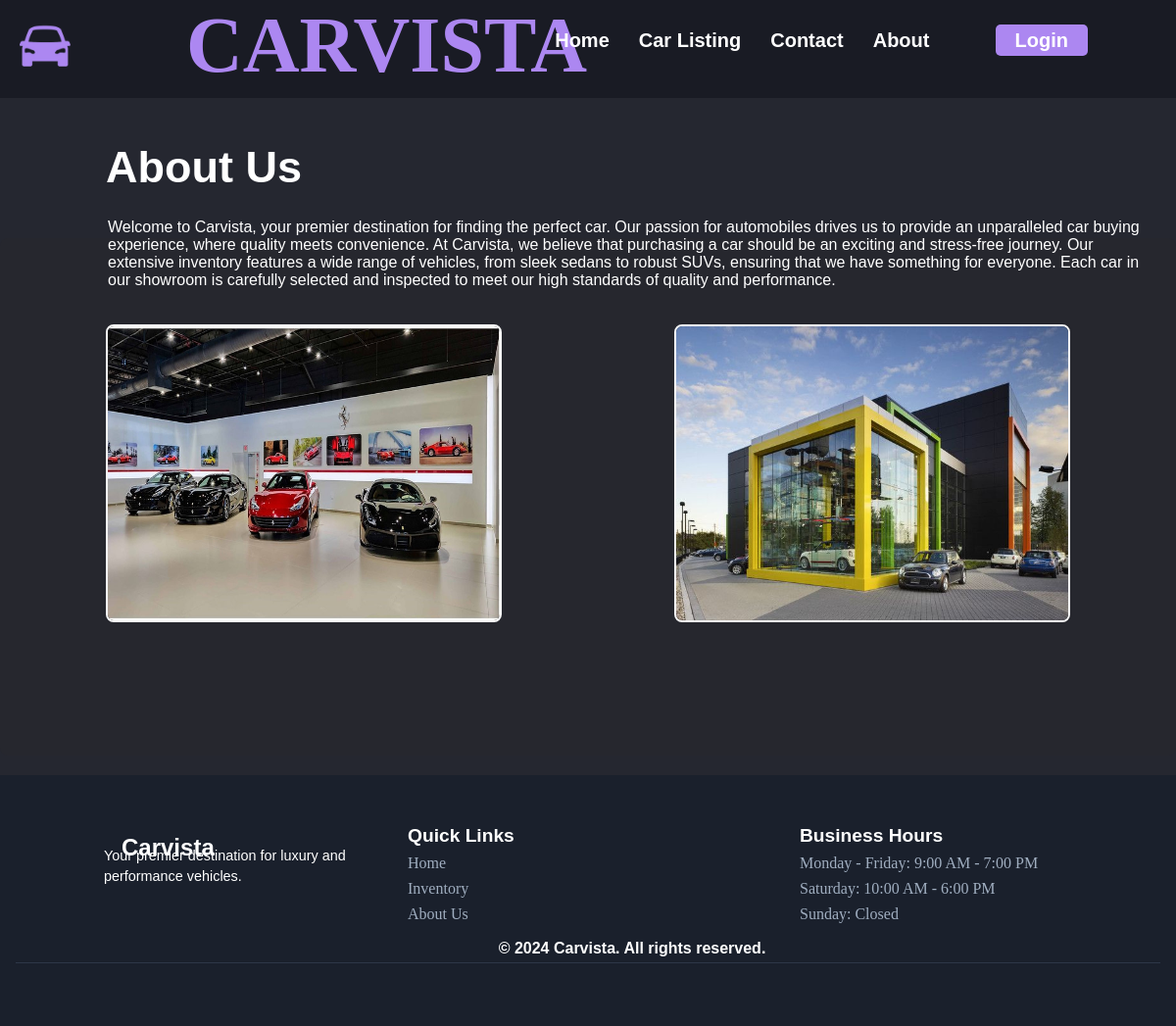
The page /view_about/ on the database its author committed.
### car/models.py (models this page shows, shortened)
class About(models.Model):
    title=models.CharField(max_length=100,null=True)
    des=models.CharField(max_length=100,null=True)
    img1 = models.FileField(null=True)
    img2 = models.FileField(null=True)

### car/views.py (the view)
# urls.py: path('view_about/',view_about,name='view_about'),
def view_about(request):
    data=About.objects.get(id=1)
    d={'data':data}
    return render(request,'view_about.html',d)

### car/templates/view_about.html (shortened to what this page needs)
{% extends 'navigation.html' %}
{% load static %}
{% block content %}
<div class="container-fluid">
    <h2>{{ data.title }}</h2>
</div>
<div class="container content-container">
    <p>Welcome to Carvista, your premier destination for finding the perfect car. Our passion for
      automobiles drives us to provide an unparalleled car buying experience, where quality meets
      convenience.
      At Carvista, we believe that purchasing a car should be an exciting and stress-free journey. Our
      extensive inventory features a wide range of vehicles, from sleek sedans to robust SUVs, ensuring
      that we have something for everyone. Each car in our showroom is carefully selected and inspected to
      meet our high standards of quality and performance.
    </p>
    <div class="image-row">
        <div class="image-container">
            <img src="{{ data.img1.url }}">
        </div>
        <div class="image-container">
            <img src="{{ data.img2.url }}">
        </div>
    </div>
</div>
{% endblock %}

### car/static/styles.css (style rules this page uses)
body { margin:0; padding:0; background-color: #252730; }

### car/templates/view_about.html (style rules this page uses)
.content-container { background-color: #26272E; padding: 20px; border-radius: 8px; }
h2 { margin-left: 100px; padding: 8px; color: white; font-family: 'Poppins', sans-serif; font-size: 45px; }
p { margin-top: -40px; margin-left:90px; color: white; font-family: 'Poppins', sans-serif; }
.image-row { display: flex; justify-content: space-around; margin-bottom: 10%; }
.image-container { margin: 0 10px; }
.image-container img { width: 400px; height: 300px; border-radius: 8px; border: 2px solid #f8f8f8; display: block; margin-top:20px; }

### rows shown on the page
About: title "About Us", img1 (picture), img2 (picture)
